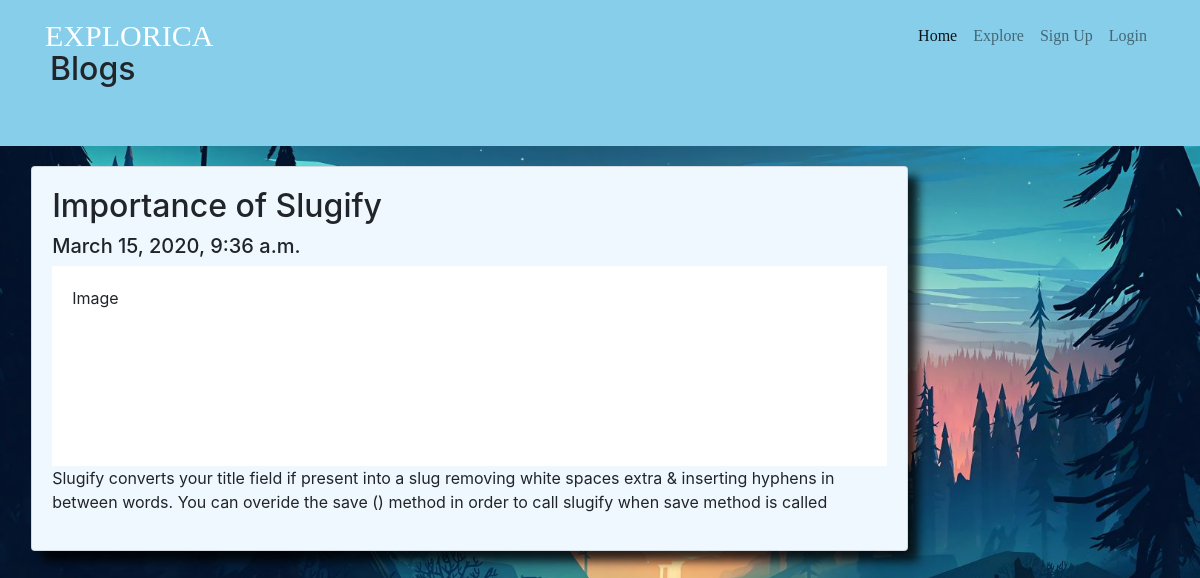
Before: /blog/importance-of-slugify/ with the older database file.
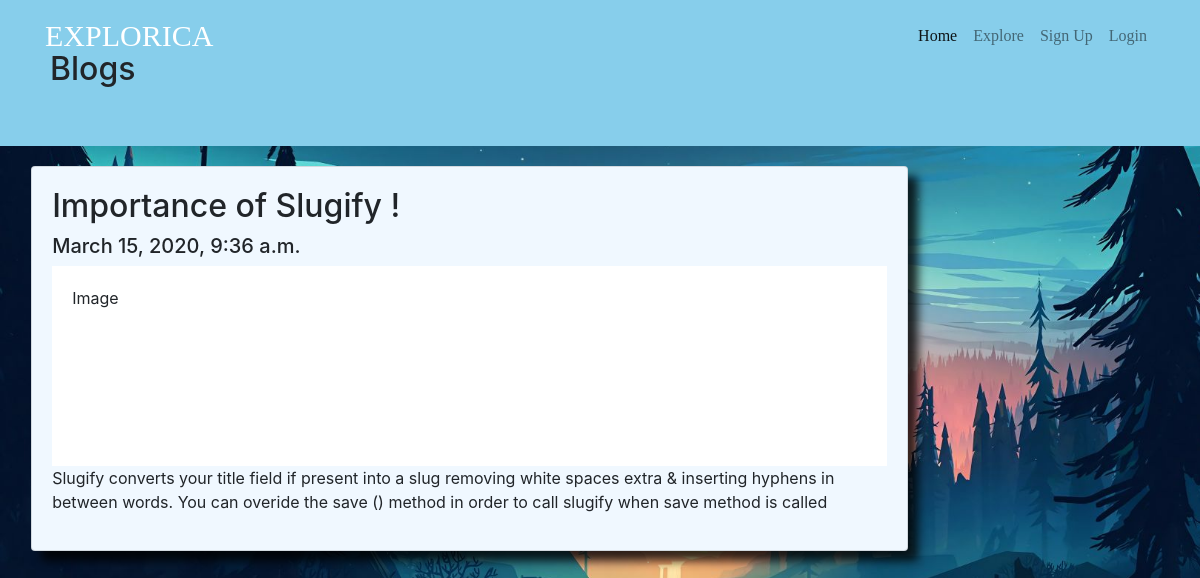
After: the same page with the newer database file.
### blog/models.py (models this page shows, shortened)
class Article(models.Model):
    article_image = models.ImageField(upload_to='images/', blank=True)
    article_title = models.CharField(max_length=50)
    user = models.ForeignKey(User, related_name='author', default=1, on_delete=models.CASCADE)
    article_about = models.TextField()
    slug = models.SlugField(unique=True, default=2)
    date_published = models.DateTimeField(auto_now_add=True)

### blog/views.py (the view)
# urls.py: path('<slug>/', views.blog_detail, name='detail-blog'),
def blog_detail(request, slug):
    single_blog = Article.objects.get(slug=slug)
    return render(request, 'blog/blog_detail.html', {'single_blog': single_blog})

### blog/templates/blog/blog_detail.html
{% extends 'main/base.html' %}
{% block content %}
    <div class="header">
      <h2> Blogs </h2>
    </div>
    <div class="row">
      <div class="leftcolumn">
        <div class="card">
          <h2>{{ single_blog.article_title }}</h2>
          <h5>{{ single_blog.date_published }}</h5>
          <div class="fakeimg" style="height:200px;">Image</div>
          <p>{{ single_blog.article_about }}</p>
        </div>
      </div>
    </div>
{% endblock %}

Changed rows visible on the page:
changed Article: article_title "Importance of Slugify" → "Importance of Slugify !"
